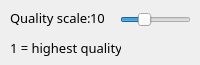
     <widget class="QWidget" name="XvidTab">
      <property name="font">
       <font>
        <family>Proxima Nova Rg</family>
        <pointsize>10</pointsize>
       </font>
      </property>
      <property name="autoFillBackground">
       <bool>false</bool>
      </property>
      <attribute name="title">
       <string>Xvid</string>
      </attribute>
      <widget class="QLabel" name="XvidLabel">
       <property name="geometry">
        <rect>
         <x>10</x>
         <y>10</y>
         <width>81</width>
         <height>16</height>
        </rect>
       </property>
       <property name="font">
        <font>
         <family>Proxima Nova Rg</family>
         <pointsize>10</pointsize>
        </font>
       </property>
       <property name="text">
        <string>Quality scale:</string>
       </property>
      </widget>
      <widget class="QLabel" name="XvidText">
       <property name="geometry">
        <rect>
         <x>10</x>
         <y>40</y>
         <width>111</width>
         <height>16</height>
        </rect>
       </property>
       <property name="font">
        <font>
         <family>Proxima Nova Rg</family>
         <pointsize>10</pointsize>
        </font>
       </property>
       <property name="text">
        <string>1 = highest quality</string>
       </property>
      </widget>
      <widget class="QSlider" name="XvidVar">
       <property name="geometry">
        <rect>
         <x>120</x>
         <y>12</y>
         <width>71</width>
         <height>16</height>
        </rect>
       </property>
       <property name="font">
        <font>
         <family>Proxima Nova Rg</family>
         <pointsize>10</pointsize>
        </font>
       </property>
       <property name="styleSheet">
        <string notr="true"/>
       </property>
       <property name="minimum">
        <number>1</number>
       </property>
       <property name="maximum">
        <number>31</number>
       </property>
       <property name="value">
        <number>10</number>
       </property>
       <property name="sliderPosition">
        <number>10</number>
       </property>
       <property name="orientation">
        <enum>Qt::Horizontal</enum>
       </property>
      </widget>
      <widget class="QLabel" name="XvidVarLabel">
       <property name="geometry">
        <rect>
         <x>90</x>
         <y>10</y>
         <width>16</width>
         <height>16</height>
        </rect>
       </property>
       <property name="font">
        <font>
         <family>Proxima Nova Rg</family>
         <pointsize>10</pointsize>
        </font>
       </property>
       <property name="text">
        <string>10</string>
       </property>
      </widget>
     </widget>
